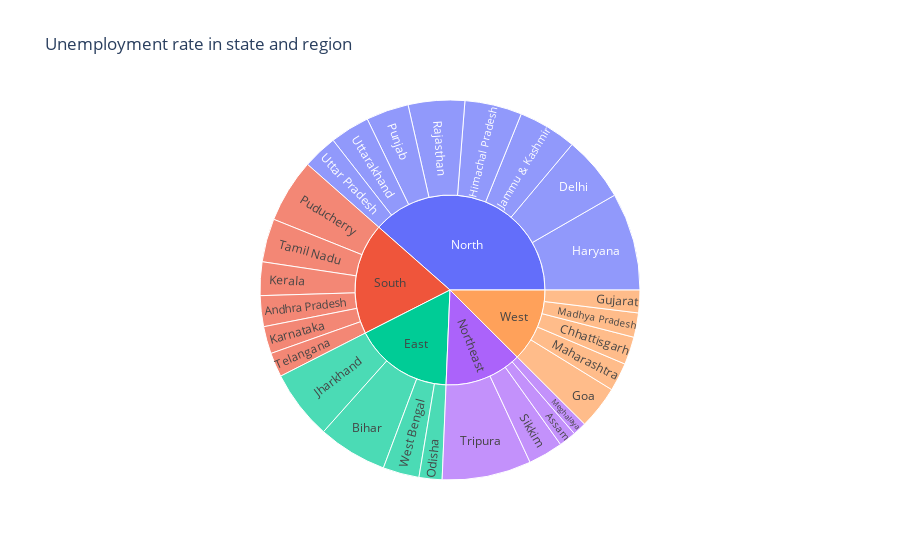

Here is the notebook cell this chart was saved with:
### Code cell
#Unemployment rate in state and region
unemployment = df.groupby(['region','state'])[['estimated unemployment rate']].mean().reset_index()
fig = px.sunburst(unemployment,path = ['region','state'],values='estimated unemployment rate',title = 'Unemployment rate in state and region',height = 600)
fig.show()

### Figure 1 — Plotly figure (JSON) as saved in the notebook; plotly's stock layout.template omitted (floating-point values rounded to 4 significant figures)
{"data": [{"branchvalues": "total", "domain": {"x": [0, 1], "y": [0, 1]}, "hovertemplate": "labels=%{label}<br>estimated unemployment rate=%{value}<br>parent=%{parent}<br>id=%{id}<extra></extra>", "ids": ["South/Andhra Pradesh", "Northeast/Assam", "East/Bihar", "West/Chhattisgarh", "North/Delhi", "West/Goa", "West/Gujarat", "North/Haryana", "North/Himachal Pradesh", "North/Jammu & Kashmir", "East/Jharkhand", "South/Karnataka", "South/Kerala", "West/Madhya Pradesh", "West/Maharashtra", "Northeast/Meghalaya", "East/Odisha", "South/Puducherry", "North/Punjab", "North/Rajasthan", "Northeast/Sikkim", "South/Tamil Nadu", "South/Telangana", "Northeast/Tripura", "North/Uttar Pradesh", "North/Uttarakhand", "East/West Bengal", "East", "North", "Northeast", "South", "West"], "labels": ["Andhra Pradesh", "Assam", "Bihar", "Chhattisgarh", "Delhi", "Goa", "Gujarat", "Haryana", "Himachal Pradesh", "Jammu & Kashmir", "Jharkhand", "Karnataka", "Kerala", "Madhya Pradesh", "Maharashtra", "Meghalaya", "Odisha", "Puducherry", "Punjab", "Rajasthan", "Sikkim", "Tamil Nadu", "Telangana", "Tripura", "Uttar Pradesh", "Uttarakhand", "West Bengal", "East", "North", "Northeast", "South", "West"], "name": "", "parents": ["South", "Northeast", "East", "West", "North", "West", "West", "North", "North", "North", "East", "South", "South", "West", "West", "Northeast", "East", "South", "North", "North", "Northeast", "South", "South", "Northeast", "North", "North", "East", "", "", "", "", ""], "type": "sunburst", "values": [8.664, 4.856, 19.47, 7.819, 18.41, 12.17, 6.376, 27.48, 16.07, 16.48, 19.54, 7.668, 9.434, 6.854, 7.979, 3.866, 6.462, 17.94, 11.98, 15.87, 9.793, 12.19, 6.833, 25.05, 9.737, 11.16, 10.19, 55.66, 127.2, 43.57, 62.73, 41.2]}], "layout": {"autosize": true, "legend": {"tracegroupgap": 0}, "title": {"text": "Unemployment rate in state and region"}}}
